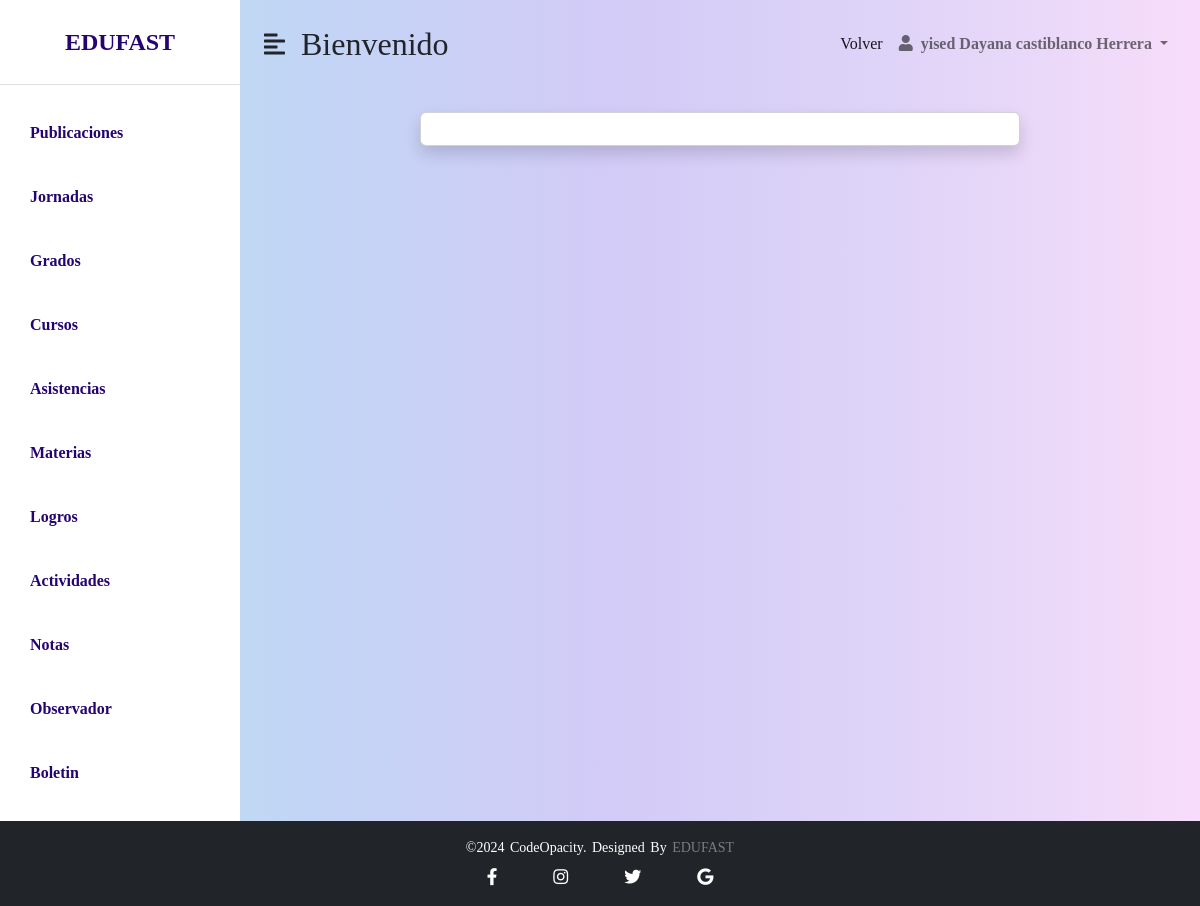
/administrador/php/registro/view/perfil.php?num_doc=1016970432 (signed in), run on an earlier commit of the app's database.
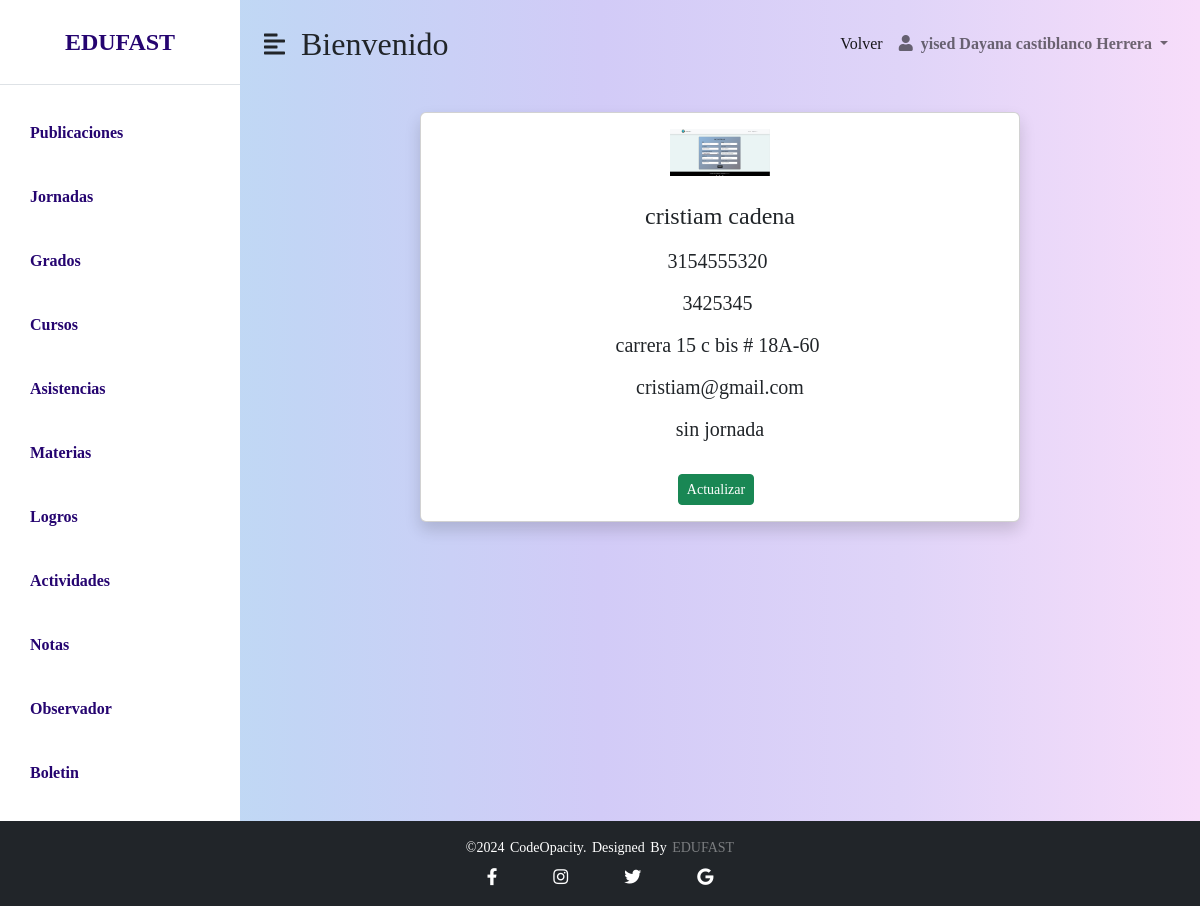
And on a later commit of the database.
### tables this page shows
CREATE TABLE `registro` (
  `num_doc` int(11) NOT NULL,
  `tipo_doc` char(15) DEFAULT NULL,
  `foto_perfil` longblob DEFAULT NULL,
  `nombres` char(45) DEFAULT NULL,
  `apellidos` char(45) DEFAULT NULL,
  `cel` char(12) DEFAULT NULL,
  `telefono` char(15) DEFAULT NULL,
  `direccion` char(45) DEFAULT NULL,
  `correo` char(45) DEFAULT NULL,
  `contraseña` char(200) DEFAULT NULL,
  `rol_id_rol` int(11) NOT NULL,
  `jornada_id_jornada` int(11) NOT NULL DEFAULT 0
);

CREATE TABLE `jornada` (
  `id_jornada` int(11) NOT NULL,
  `jornada` char(20) DEFAULT NULL,
  `hora_inicio` time DEFAULT NULL,
  `hora_final` time DEFAULT NULL
);

### administrador/php/registro/funciones/consulta.php (called while the page is built, shortened)
<?php
include_once "../configuracion/Conexion.php";
try {
    if (isset($_GET['num_doc']) && is_numeric($_GET['num_doc'])) {
        $num_doc = $_GET['num_doc'];
        $sentencia = $base_de_datos->prepare("
            SELECT * FROM registro
            INNER JOIN jornada ON registro.jornada_id_jornada = jornada.id_jornada
            WHERE registro.num_doc = :num_doc
        ");
        $sentencia->bindParam(':num_doc', $num_doc, PDO::PARAM_INT);
        $sentencia->execute();
        $perfiles = $sentencia->fetchAll(PDO::FETCH_OBJ);
    }
} catch (PDOException $e) {
    echo "Error de conexión: " . $e->getMessage();
    exit();
}
?>

### administrador/php/registro/view/perfil.php (the view, shortened to what the changed rows need)
<?php
 include_once "../funciones/consulta.php";
?>
<!DOCTYPE html>
<html lang="en">
<head>
    <link href="https://cdn.jsdelivr.net/npm/bootstrap@5.0.0-beta3/dist/css/bootstrap.min.css" rel="stylesheet" />
    <link rel="stylesheet" href="https://cdnjs.cloudflare.com/ajax/libs/font-awesome/5.15.3/css/all.min.css" />
    <link rel="stylesheet" href="../../../css/nav.css"/>
</head>
<body>
    <div class="d-flex" id="wrapper">
        <div id="page-content-wrapper">
            <nav class="navbar navbar-expand-lg navbar-light bg-transparent py-4 px-4">
                <div class="d-flex align-items-center">
                    <h2 class="fs-2 m-0">Bienvenido</h2>
                </div>
            </nav>
			<div class="container">
                <div class="row">
                    <div class="cols-1 cols-md-2 cols-lg-3 g-4  ">
                    <div class="container">
    <div class="row justify-content-center">
      <div class="col-md-8">
        <div class="card shadow">
          <div class="card-body text-center">
            <?php foreach ($perfiles as $perfil): ?>
            <img src="<?php echo "../../../imagenes/" . htmlspecialchars($perfil->foto_perfil); ?>"
            alt="Imagen de Perfil" class="profile-img mb-3" style="width: 100px;">
            <input type="text"
               name="evento"
               value="<?php echo htmlspecialchars($perfil->nombres); ?> <?php echo htmlspecialchars($perfil->apellidos); ?>"
               class="form-control border-0 bg-transparent text-center fs-4">
               <input type="text"
               name="evento"
               value="<?php echo htmlspecialchars($perfil->cel); ?> "
               class="form-control border-0 bg-transparent text-center fs-5">
               <input type="text"
               name="evento"
               value="<?php echo htmlspecialchars($perfil->telefono); ?> "
               class="form-control border-0 bg-transparent text-center fs-5"></a>
               <input type="text"
               name="evento"
               value="<?php echo htmlspecialchars($perfil->direccion); ?> "
               class="form-control border-0 bg-transparent text-center fs-5"></a>
               <input type="text"
               name="evento"
               value="<?php echo htmlspecialchars($perfil->correo); ?>"
               class="form-control border-0 bg-transparent text-center fs-5">
               <input type="text"
               name="evento"
               value="<?php echo htmlspecialchars($perfil->jornada); ?>"
               class="form-control border-0 bg-transparent text-center fs-5">
            <div class="mt-4">
              <a href="#" class="btn btn-success btn-sm me-2">
                <i class="bi bi-linkedin"></i> Actualizar
              </a>
            </div>
            <?php endforeach; ?>
          </div>
        </div>
      </div>
    </div>
  </div>
        </div>
                </div>
            </div>
            </div>
        </div>
</body>
</html>

What changed in the data, as far as the page shows it:
added registro: foto_perfil (picture), evento "cristiam cadena", evento "3154555320", evento "3425345", evento "carrera 15 c bis # 18A-60", evento "cristiam@gmail.com", evento "sin jornada"
